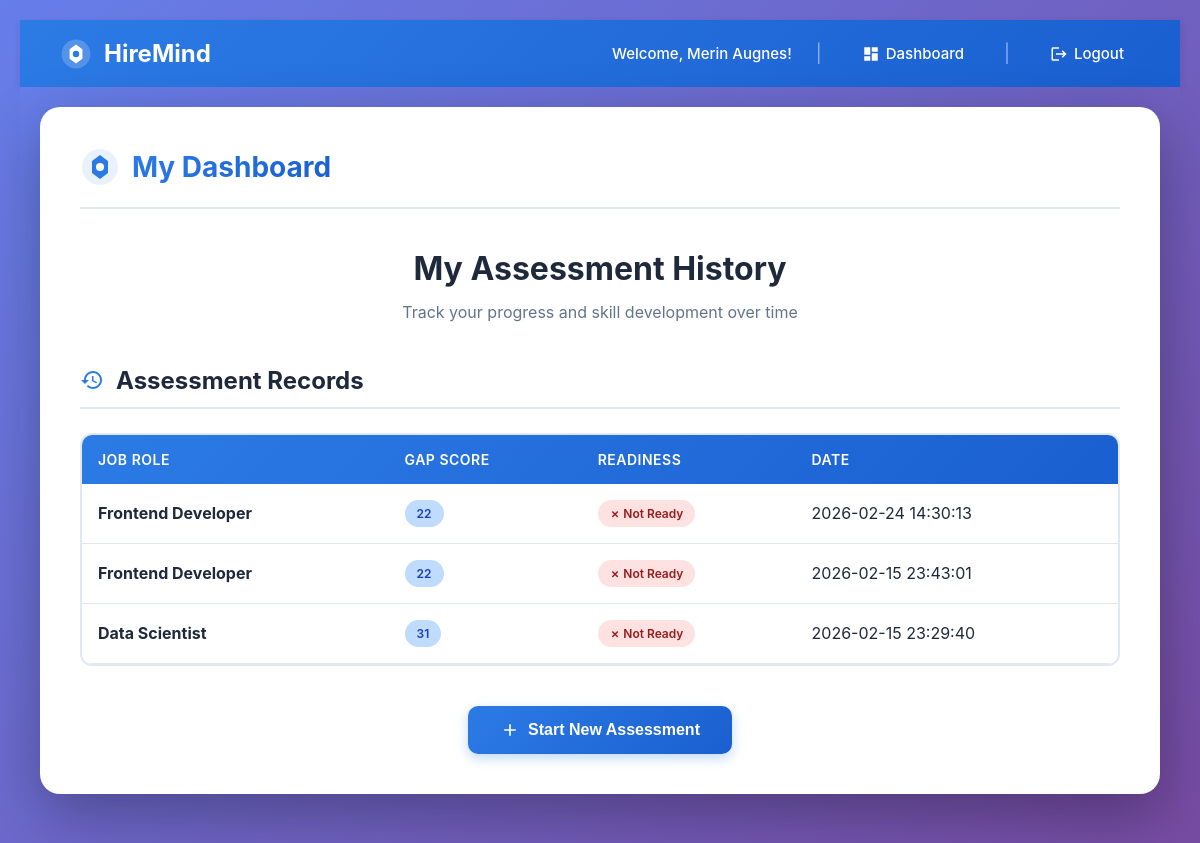
The page /dashboard (signed in) on the database as committed earlier.
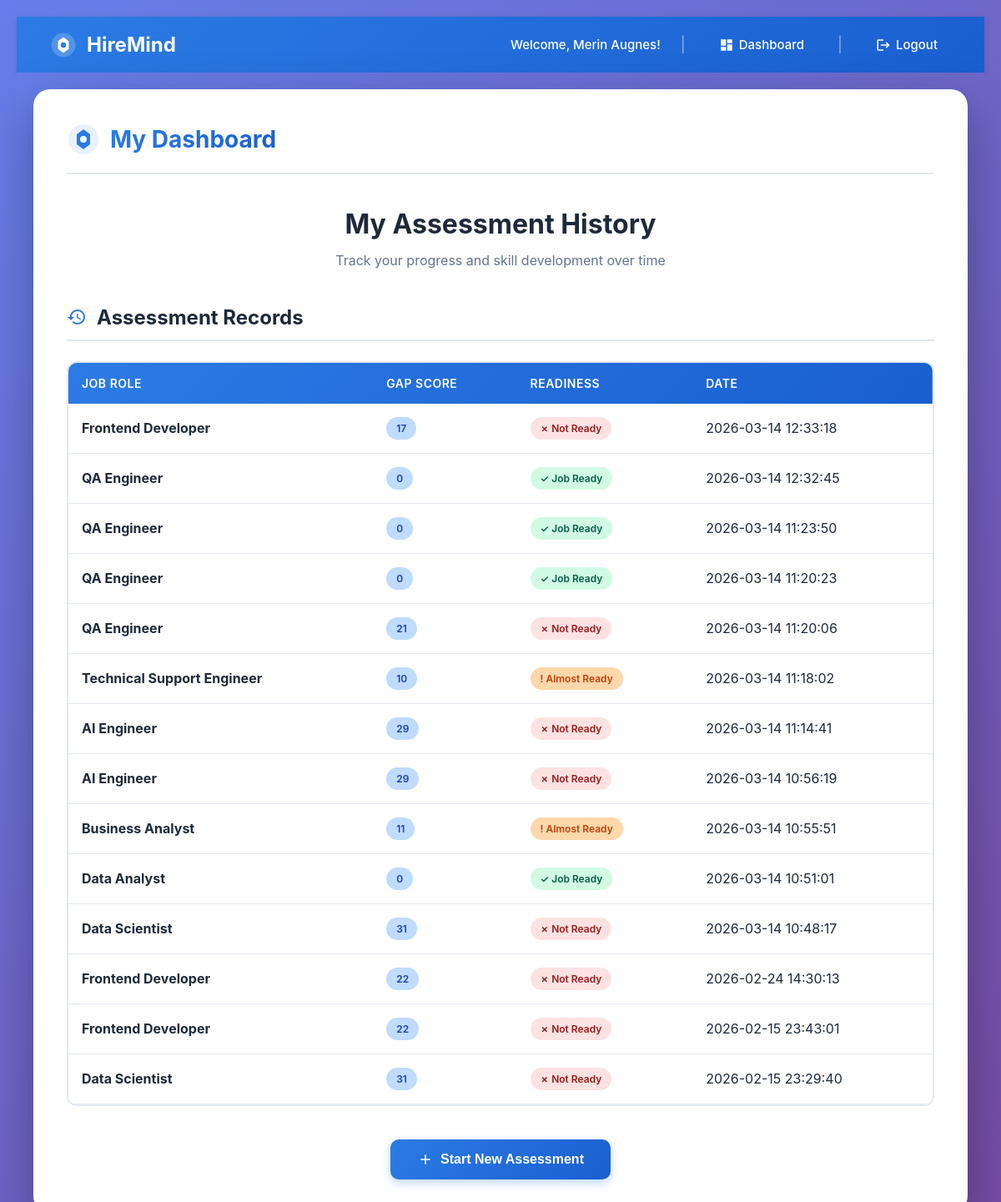
The same page on the database as committed later.
### tables this page shows
CREATE TABLE assessments (
            id INTEGER PRIMARY KEY AUTOINCREMENT,
            user_id INTEGER,
            job_role TEXT,
            total_gap INTEGER,
            readiness TEXT,
            created_at TEXT,
            FOREIGN KEY (user_id) REFERENCES users(id)
        );

### app.py (the view)
@app.route('/dashboard')
def dashboard():
    if 'user_id' not in session:
        return redirect(url_for('login'))
    conn = sqlite3.connect("hiremind.db")
    cursor = conn.cursor()
    cursor.execute("""
        SELECT id, job_role, total_gap, readiness, created_at
        FROM assessments
        WHERE user_id = ?
        ORDER BY created_at DESC
    """, (session['user_id'],))
    assessments = cursor.fetchall()
    conn.close()
    return render_template('dashboard.html', assessments=assessments)

### templates/dashboard.html (shortened to what this page needs)
{% extends "base.html" %}
{% block content %}
<head>
    <link rel="stylesheet" href="{{ url_for('static', filename='style.css') }}">
</head>
<div style="padding: 20px;">
    <div class="container">
        <div class="header">
            <div class="logo">
                <svg width="40" height="40" viewBox="0 0 40 40" fill="none">
                    <circle cx="20" cy="20" r="18" fill="#2C7BE5" opacity="0.1"/>
                    <path d="M20 8L28 14V26L20 32L12 26V14L20 8Z" fill="#2C7BE5"/>
                    <circle cx="20" cy="20" r="4" fill="white"/>
                </svg>
                <h1>My Dashboard</h1>
            </div>
        </div>
        <div class="content-header">
            <h2>My Assessment History</h2>
            <p class="subtitle">Track your progress and skill development over time</p>
        </div>
        {% if assessments %}
        <div class="section">
            <h3 class="section-title">
                <svg width="24" height="24" viewBox="0 0 24 24" fill="currentColor">
                    <path d="M13 3c-4.97 0-9 4.03-9 9H1l3.89 3.89.07.14L9 12H6c0-3.87 3.13-7 7-7s7 3.13 7 7-3.13 7-7 7c-1.93 0-3.68-.79-4.94-2.06l-1.42 1.42C8.27 19.99 10.51 21 13 21c4.97 0 9-4.03 9-9s-4.03-9-9-9zm-1 5v5l4.28 2.54.72-1.21-3.5-2.08V8H12z"/>
                </svg>
                Assessment Records
            </h3>
            <div class="table-container">
                <table class="modern-table">
                    <thead>
                        <tr>
                            <th>Job Role</th>
                            <th>Gap Score</th>
                            <th>Readiness</th>
                            <th>Date</th>
                        </tr>
                    </thead>
                    <tbody>
                        {% for a in assessments %}
                        <tr>
                            <td><strong>{{ a[1] }}</strong></td>
                            <td><span class="level-badge level-2">{{ a[2] }}</span></td>
                            <td>
                                <span class="status-badge {% if 'Job Ready' in a[3] %}status-Strong{% elif 'Almost' in a[3] %}status-Weak{% else %}status-Missing{% endif %}">
                                    {% if 'Job Ready' in a[3] %}✓
                                    {% elif 'Almost' in a[3] %}!
                                    {% else %}✗
                                    {% endif %}
                                    {{ a[3] }}
                                </span>
                            </td>
                            <td>{{ a[4] }}</td>
                        </tr>
                        {% endfor %}
                    </tbody>
                </table>
            </div>
        </div>
        {% endif %}
        <div class="button-container">
            <button onclick="window.location.href='/'" class="btn-primary">
                <svg width="20" height="20" viewBox="0 0 24 24" fill="currentColor">
                    <path d="M19 13h-6v6h-2v-6H5v-2h6V5h2v6h6v2z"/>
                </svg>
                Start New Assessment
            </button>
        </div>
    </div>
</div>
{% endblock %}

### templates/base.html (shortened to what this page needs)
<!DOCTYPE html>
<html>
<head>
    <link rel="stylesheet" href="{{ url_for('static', filename='style.css') }}">
</head>
<body>
{% if session.get('username') %}
<div class="top-nav">
    <div class="nav-brand">
        <svg width="32" height="32" viewBox="0 0 40 40" fill="none">
            <circle cx="20" cy="20" r="18" fill="white" opacity="0.2"/>
            <path d="M20 8L28 14V26L20 32L12 26V14L20 8Z" fill="white"/>
            <circle cx="20" cy="20" r="4" fill="#2C7BE5"/>
        </svg>
        HireMind
    </div>
    <div class="nav-links">
        <span class="nav-welcome">Welcome, {{ session['username'] }}!</span>
        <span class="nav-divider">|</span>
        <a href="/dashboard" class="nav-link">
            <svg width="18" height="18" viewBox="0 0 24 24" fill="currentColor">
                <path d="M3 13h8V3H3v10zm0 8h8v-6H3v6zm10 0h8V11h-8v10zm0-18v6h8V3h-8z"/>
            </svg>
            Dashboard
        </a>
        <span class="nav-divider">|</span>
        <a href="/logout" class="nav-link">
            <svg width="18" height="18" viewBox="0 0 24 24" fill="currentColor">
                <path d="M17 7l-1.41 1.41L18.17 11H8v2h10.17l-2.58 2.58L17 17l5-5zM4 5h8V3H4c-1.1 0-2 .9-2 2v14c0 1.1.9 2 2 2h8v-2H4V5z"/>
            </svg>
            Logout
        </a>
    </div>
</div>
{% endif %}
<div class="page-content">
    {% block content %}{% endblock %}
</div>
</body>
</html>

### static/style.css (style rules this page uses)
* { margin: 0; padding: 0; box-sizing: border-box; }
body { font-family: -apple-system, BlinkMacSystemFont, 'Segoe UI', 'Roboto', 'Oxygen', 'Ubuntu', 'Cantarell', sans-serif; background: linear-gradient(135deg, #667eea 0%, #764ba2 100%); min-height: 100vh; padding: 20px; color: #1e293b; }
.container { max-width: 1200px; margin: 0 auto; background: #ffffff; padding: 40px; border-radius: 20px; box-shadow: 0 20px 60px rgba(0, 0, 0, 0.3); animation: slideIn 0.6s ease-out; }
.header { display: flex; justify-content: space-between; align-items: center; margin-bottom: 40px; padding-bottom: 20px; border-bottom: 2px solid #e2e8f0; }
.logo { display: flex; align-items: center; gap: 12px; }
.logo h1 { font-size: 28px; font-weight: 700; background: linear-gradient(135deg, #2C7BE5 0%, #1a5fd0 100%); -webkit-background-clip: text; -webkit-text-fill-color: transparent; background-clip: text; }
.content-header { text-align: center; margin-bottom: 40px; }
.content-header h2 { font-size: 32px; color: #1e293b; margin-bottom: 12px; font-weight: 700; }
.subtitle { color: #64748b; font-size: 16px; line-height: 1.6; max-width: 600px; margin: 0 auto; }
.level-2 { background: #3b82f6; }
.section { margin-bottom: 40px; }
.section-title { display: flex; align-items: center; gap: 12px; font-size: 24px; color: #1e293b; font-weight: 700; margin-bottom: 24px; padding-bottom: 12px; border-bottom: 2px solid #e2e8f0; }
.section-title svg { color: #2C7BE5; }
.table-container { overflow-x: auto; border-radius: 12px; border: 2px solid #e2e8f0; }
.modern-table { width: 100%; border-collapse: collapse; background: white; }
.modern-table thead { background: linear-gradient(135deg, #2C7BE5 0%, #1a5fd0 100%); }
.modern-table th { padding: 16px; text-align: left; color: white; font-weight: 600; font-size: 14px; text-transform: uppercase; letter-spacing: 0.5px; }
.modern-table td { padding: 16px; border-bottom: 1px solid #e2e8f0; }
.level-badge { display: inline-block; padding: 6px 12px; border-radius: 20px; font-size: 12px; font-weight: 600; }
.level-badge.level-2 { background: #bfdbfe; color: #1e40af; }
.status-badge { display: inline-flex; align-items: center; gap: 6px; padding: 6px 12px; border-radius: 20px; font-size: 12px; font-weight: 600; }
.status-Strong { background: #d1fae5; color: #065f46; }
.status-Weak { background: #fed7aa; color: #c2410c; }
.status-Missing { background: #fee2e2; color: #991b1b; }
.button-container { display: flex; justify-content: center; gap: 16px; margin-top: 40px; }
button, .btn-primary, .btn-secondary { padding: 14px 32px; border: none; border-radius: 10px; font-size: 16px; font-weight: 600; cursor: pointer; transition: all 0.3s ease; display: inline-flex; align-items: center; gap: 8px; }
.btn-primary, button[type="submit"] { background: linear-gradient(135deg, #2C7BE5 0%, #1a5fd0 100%); color: white; box-shadow: 0 4px 12px rgba(44, 123, 229, 0.3); }

### templates/base.html (style rules this page uses)
body { margin: 0; padding: 0; }
.top-nav { background: linear-gradient(135deg, #2C7BE5 0%, #1a5fd0 100%); padding: 16px 40px; box-shadow: 0 2px 8px rgba(0, 0, 0, 0.1); display: flex; justify-content: space-between; align-items: center; }
.nav-brand { display: flex; align-items: center; gap: 12px; color: white; font-size: 24px; font-weight: 700; }
.nav-links { display: flex; align-items: center; gap: 24px; }
.nav-welcome { color: white; font-size: 15px; font-weight: 500; }
.nav-link { color: white; text-decoration: none; font-size: 15px; font-weight: 500; padding: 8px 16px; border-radius: 6px; transition: all 0.3s ease; display: inline-flex; align-items: center; gap: 6px; }
.nav-divider { color: rgba(255, 255, 255, 0.5); font-size: 18px; }
.page-content { padding: 0; background: linear-gradient(135deg, #667eea 0%, #764ba2 100%); min-height: calc(100vh - 64px); }

Rows that differ between the two databases and show on the page:
added assessments: job_role "Frontend Developer", total_gap "17", readiness "Not Ready", created_at "2026-03-14 12:33:18"
added assessments: job_role "QA Engineer", total_gap "0", readiness "Job Ready", created_at "2026-03-14 12:32:45"
added assessments: job_role "QA Engineer", total_gap "0", readiness "Job Ready", created_at "2026-03-14 11:23:50"
added assessments: job_role "QA Engineer", total_gap "0", readiness "Job Ready", created_at "2026-03-14 11:20:23"
added assessments: job_role "QA Engineer", total_gap "21", readiness "Not Ready", created_at "2026-03-14 11:20:06"
added assessments: job_role "Technical Support Engineer", total_gap "10", readiness "Almost Ready", created_at "2026-03-14 11:18:02"
added assessments: job_role "AI Engineer", total_gap "29", readiness "Not Ready", created_at "2026-03-14 11:14:41"
added assessments: job_role "AI Engineer", total_gap "29", readiness "Not Ready", created_at "2026-03-14 10:56:19"
added assessments: job_role "Business Analyst", total_gap "11", readiness "Almost Ready", created_at "2026-03-14 10:55:51"
added assessments: job_role "Data Analyst", total_gap "0", readiness "Job Ready", created_at "2026-03-14 10:51:01"
added assessments: job_role "Data Scientist", total_gap "31", readiness "Not Ready", created_at "2026-03-14 10:48:17"
